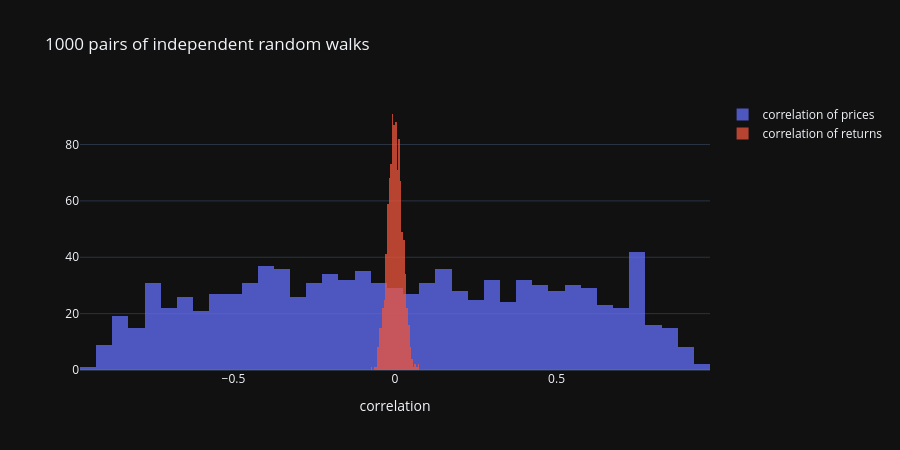

Notebook source saved alongside this figure:
### Markdown cell above
## 2. Spurious correlation: prices vs returns

Correlation measures how much two assets move together **day by day**: it is computed on returns. Computed on prices it is almost always high and almost always useless, because any two trending series look correlated. The experiment: 1000 pairs of **completely independent** random walks, and the correlation of their prices against the correlation of their returns.

### Code cell
rng = np.random.default_rng(SEED)
n_obs, n_sim = len(IS), 1000
steps = rng.normal(0, 0.01, (n_sim, 2, n_obs))
walks = steps.cumsum(axis=2)
corr_prices = np.array([np.corrcoef(w[0], w[1])[0, 1] for w in walks])
corr_returns = np.array([np.corrcoef(s[0], s[1])[0, 1] for s in steps])

fig = go.Figure()
fig.add_trace(go.Histogram(x=corr_prices, name="correlation of prices", nbinsx=50, opacity=0.75))
fig.add_trace(go.Histogram(x=corr_returns, name="correlation of returns", nbinsx=50, opacity=0.75))
fig.update_layout(barmode="overlay", height=450, title="1000 pairs of independent random walks", xaxis_title="correlation")
fig.show()
print(f"prices:  mean |corr| = {np.abs(corr_prices).mean():.2f}, share with |corr| > 0.5 = {(np.abs(corr_prices) > 0.5).mean():.0%}")
print(f"returns: mean |corr| = {np.abs(corr_returns).mean():.2f}, share with |corr| > 0.5 = {(np.abs(corr_returns) > 0.5).mean():.0%}")

### Figure 1 — Plotly figure (JSON) as saved in the notebook; plotly's stock layout.template omitted (floating-point values rounded to 4 significant figures; data arrays with more than 128 entries replaced by an {"elided": "..."} marker saying what was removed)
{"data": [{"name": "correlation of prices", "nbinsx": 50, "opacity": 0.75, "type": "histogram", "x": {"elided": "1000 float values"}}, {"name": "correlation of returns", "nbinsx": 50, "opacity": 0.75, "type": "histogram", "x": {"elided": "1000 float values"}}], "layout": {"barmode": "overlay", "height": 450, "title": {"text": "1000 pairs of independent random walks"}, "xaxis": {"title": {"text": "correlation"}}}}
